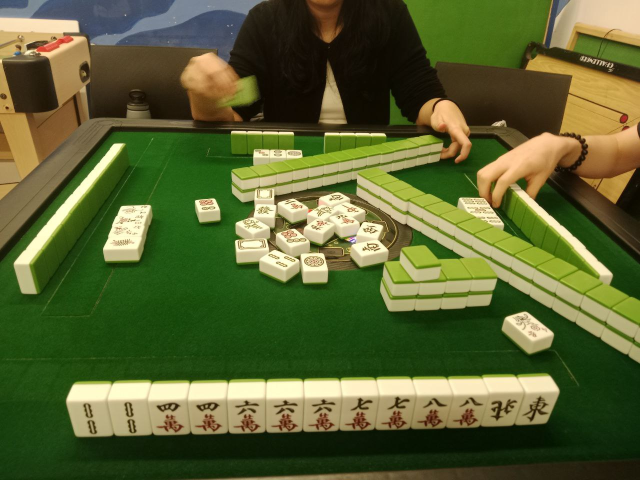
#> input picture backend/vision/tile_images/22.jpg, 1280 x 960 px (shown at 1/2 size)
$ python -i preprocess.py   (imports and definitions only)
#> lines starting #> are read from the running program, lines starting #| are printed output that depends on the picture; after the words box and inside, x2 and y2 are one past the last pixel; in counts of white or black regions, pixels touching at a corner belong together
#> further down, picture is the input picture: shape (960, 1280, 3); mean B, G, R 50.4, 98.2, 89.1
import cv2
import numpy as np

def preprocess_image(img, resize_dim=(800, 600), debug=False):
#> called with resize_dim = (800, 600), debug = False
    img_resized = cv2.resize(img, resize_dim)
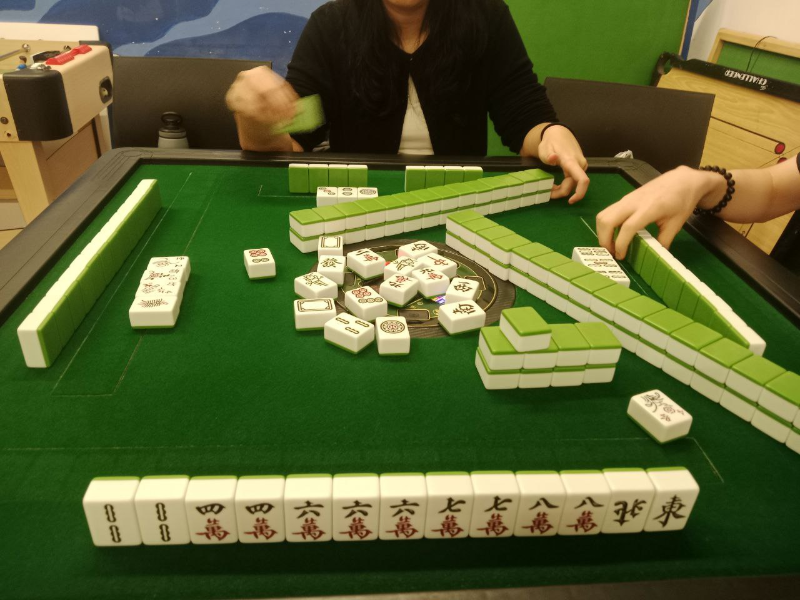
#> img_resized: shape (600, 800, 3); mean B, G, R 50.3, 98.1, 89
    H, W = img_resized.shape[:2]
#> H = 600; W = 800

    gray = cv2.cvtColor(img_resized, cv2.COLOR_BGR2GRAY)
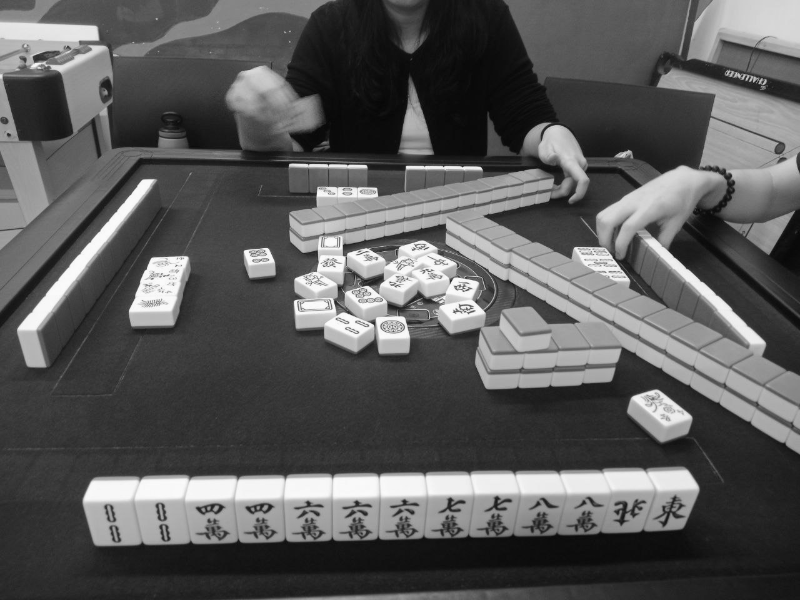
#> gray: shape (600, 800); min 6, max 252, mean 90
    blur = cv2.bilateralFilter(gray, 7, 50, 50)
    edges = cv2.Canny(blur, 40, 120)
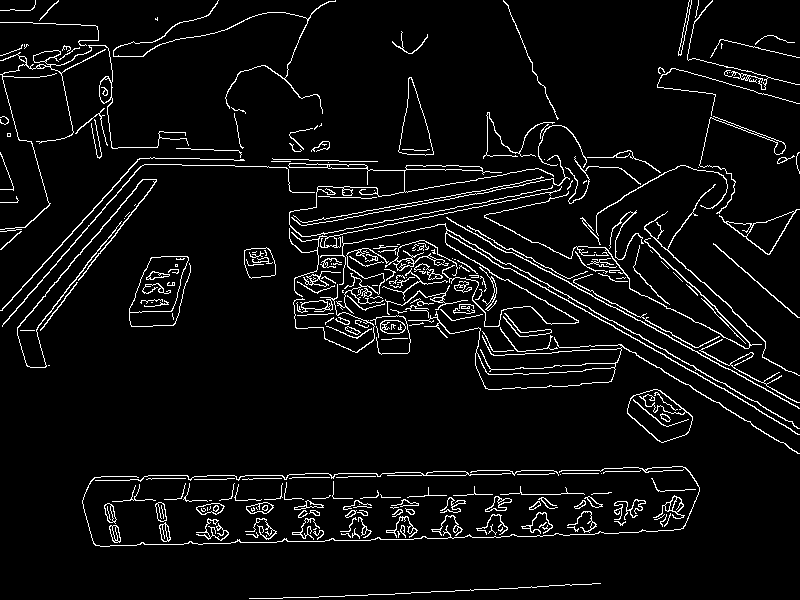
#> edges: shape (600, 800); 5.6% white in thin lines or dots

    # --- CLEAR TABLE EDGE ---
    chip_zone_y = int(H * 0.90)
#> chip_zone_y = 540
    edges[chip_zone_y:, :] = 0
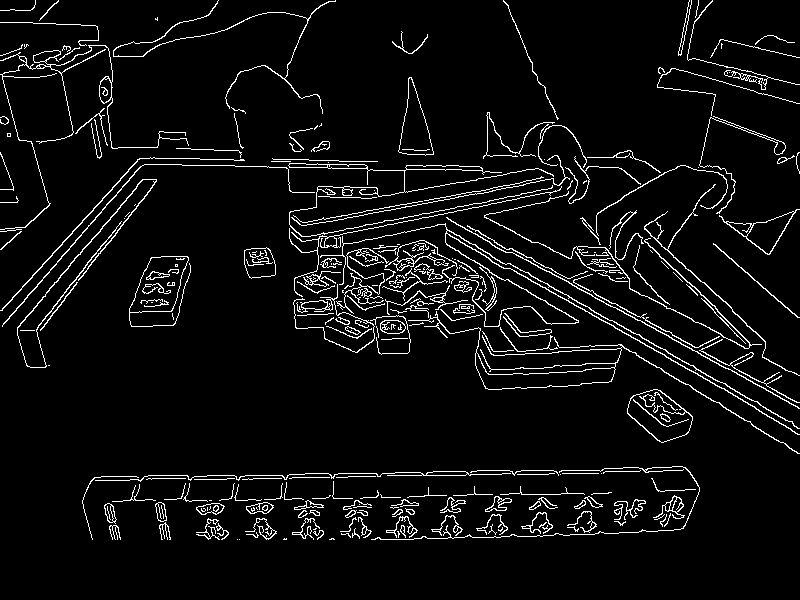
#> edges: shape (600, 800); 5.5% white in thin lines or dots

    # --- CRITICAL CHANGE: VERTICAL ONLY DILATION ---
    # Use (15, 1) kernel: effectively makes vertical lines longer
    # but does NOT merge items side-by-side.
    kernel = np.ones((15, 1), np.uint8)
    dilated = cv2.dilate(edges, kernel, iterations=2)
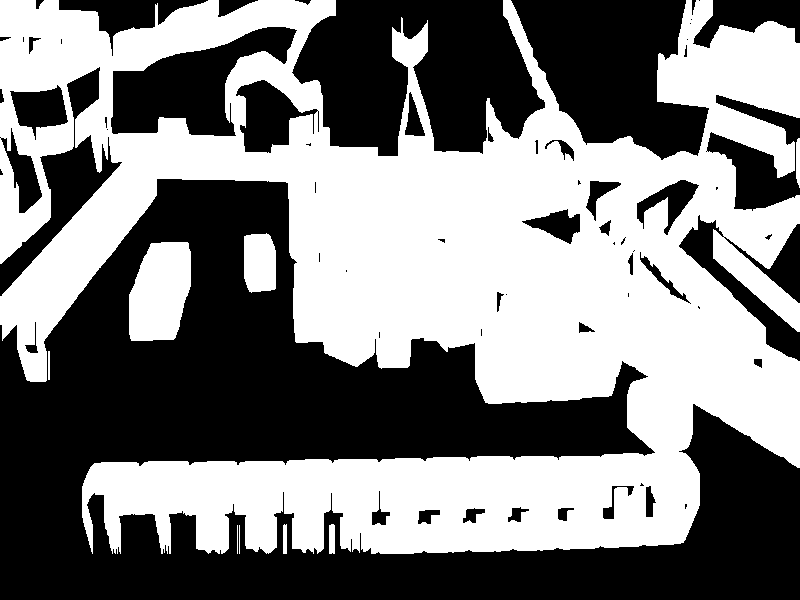
#> dilated: shape (600, 800); 49.8% white; 9 white regions, largest, box (x1, y1, x2, y2) and area: (0, 0, 800, 554) 231682, (129, 242, 191, 341) 5026, (244, 233, 276, 293) 1739

    # Filter noise
    num_labels, labels, stats, _ = cv2.connectedComponentsWithStats(dilated, connectivity=8)
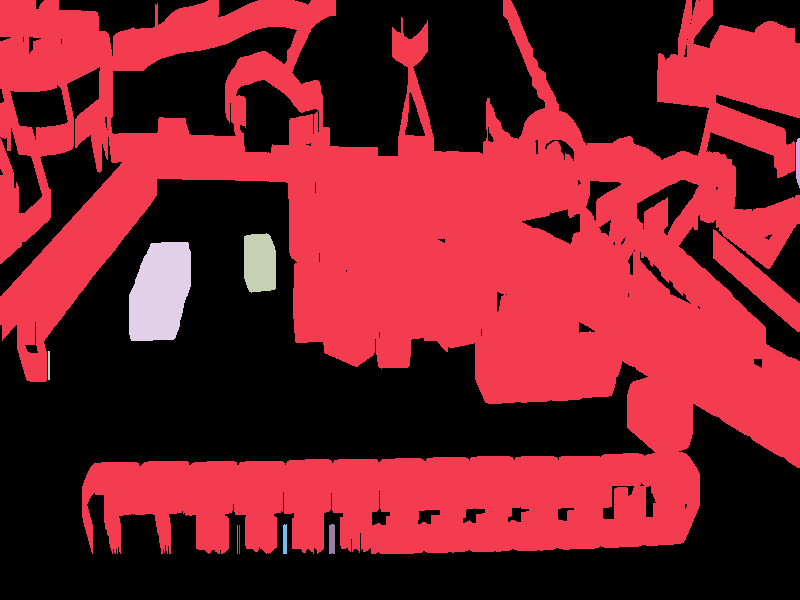
#> labels: shape (600, 800) int32; 10 distinct labels, from 0 to 9; one colour per label, 0 black
#> num_labels = 10; stats = [[0, 0, 800, 600, 240965], [0, 0, 800, 554, 231682], [796, 138, 4, 50, 178], [244, 233, 32, 60, 1739], [129, 242, 62, 99, 5026], [48, 351, 2, 29, 58], [237, 525, 1, 29, 29], [239, 525, 1, 29, 29], [283, 524, 4, 30, 118], [329, 524, 6, 30, 176]]
    clean_mask = np.zeros_like(edges)

    for i in range(1, num_labels):
        area = stats[i, cv2.CC_STAT_AREA]
        # Keep decent sized blobs
        if area > 20:
            clean_mask[labels == i] = 255
#> this loop made 9 passes
#> area on passes 1 to 9: 231682, 178, 1739, 5026, 58, 29, 29, 118, 176

    cleaned_edges = cv2.bitwise_and(edges, clean_mask)

    if debug:
        cv2.imshow("Debug: Vertical Enhanced", dilated)
        cv2.waitKey(0)

    return cleaned_edges

>>> import cv2
>>> picture = cv2.imread('tile_images/22.jpg')
>>> result = preprocess_image(picture)

$ run again, on backend/vision/tile_images/mahjong_test.jpg
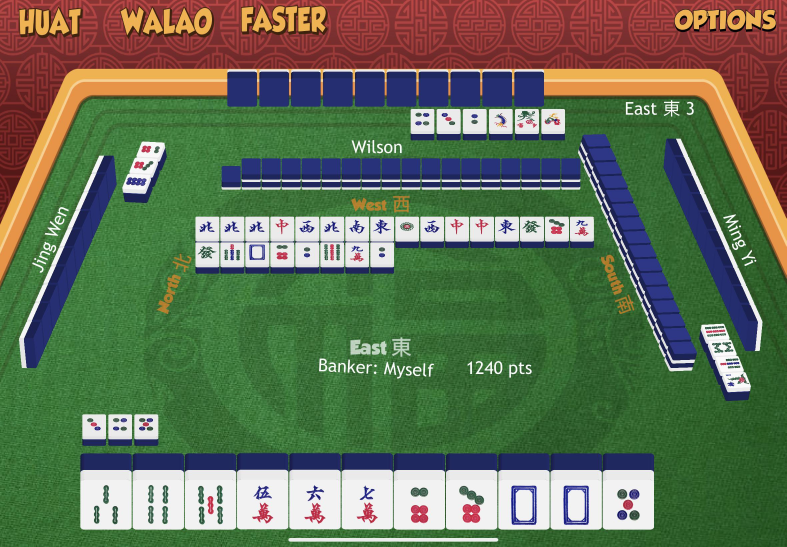
#> input picture backend/vision/tile_images/mahjong_test.jpg, 2360 x 1640 px (shown at 1/3 size)
#> picture is the input picture: shape (1640, 2360, 3); mean B, G, R 85.2, 113.4, 99
#> in preprocess_image, `edges[chip_zone_y:, :] = 0`:
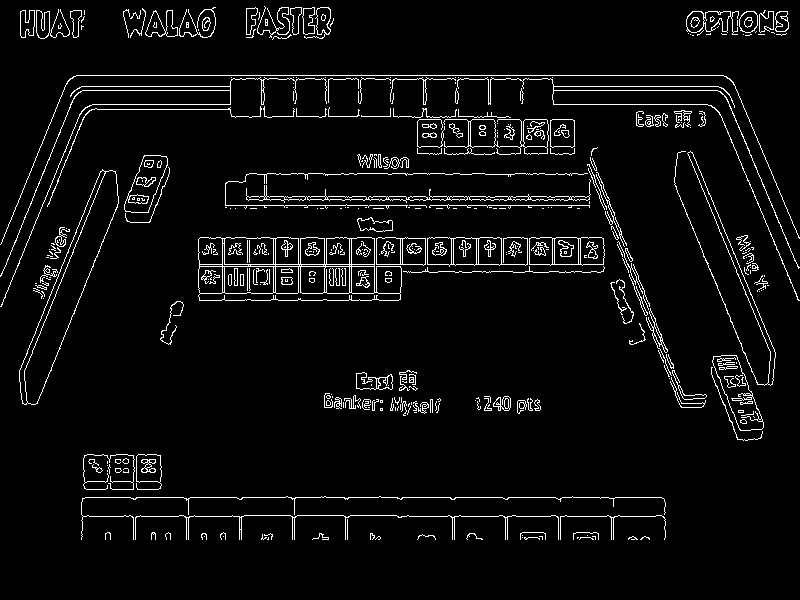
#> edges: shape (600, 800); 4.8% white in thin lines or dots, all inside (x1, y1, x2, y2) = (0, 6, 800, 540)
#> dilated: shape (600, 800); 42.8% white; 21 white regions, largest, box (x1, y1, x2, y2) and area: (0, 61, 800, 455) 133942, (81, 440, 666, 554) 35345, (19, 155, 119, 419) 8416
#> in preprocess_image, `num_labels, labels, stats, _ = cv2.connectedComponentsWithStats(dilate..`:
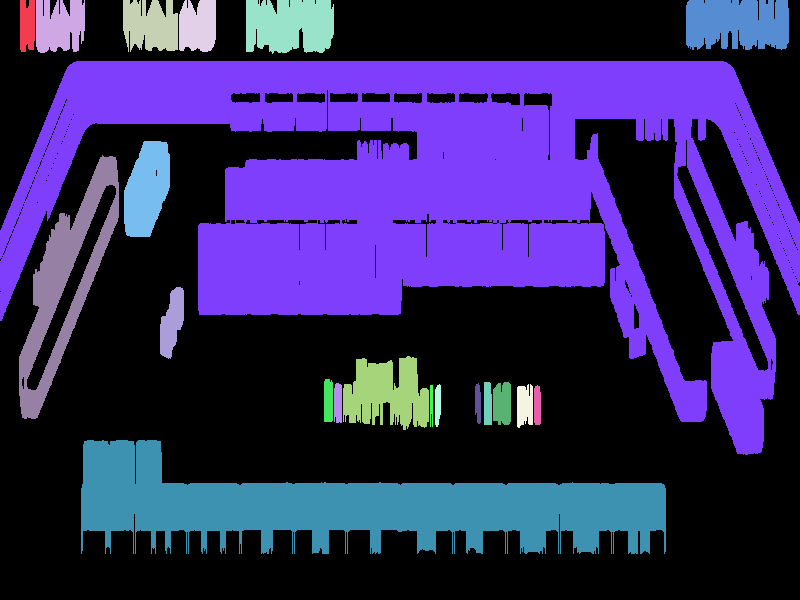
#> labels: shape (600, 800) int32; 22 distinct labels, from 0 to 21; one colour per label, 0 black
#> num_labels = 22; stats = 22 rows, first 6: [0, 0, 800, 600, 274485], [20, 0, 15, 52, 717], [36, 0, 49, 53, 2187], [123, 0, 55, 52, 2385], [179, 0, 37, 52, 1715], [246, 0, 88, 54, 4188]
#> the loop in preprocess_image, `for i in range(1, num_labels):` made 21 passes
#> area on passes 1 to 8: 717, 2187, 2385, 1715, 4188, 4669, 133942, 3338
